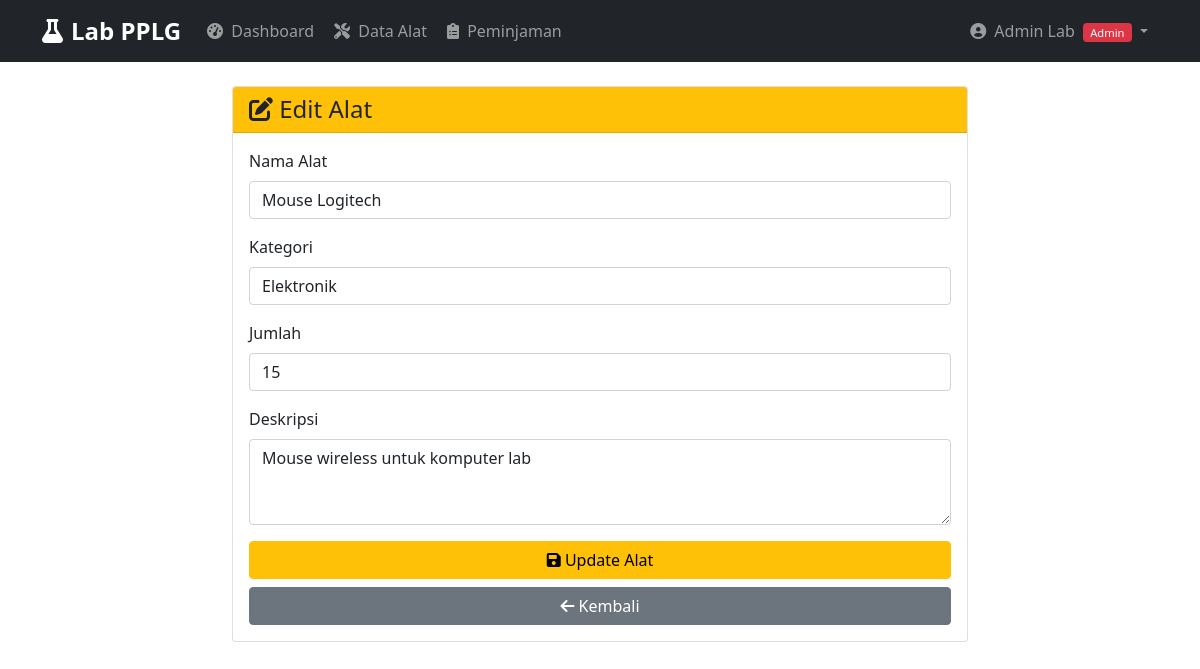
Page /index.php?page=alat&action=edit&id=2 (signed in) on the committed database.
### tables this page shows
CREATE TABLE `alat` (
  `id` int NOT NULL,
  `nama` varchar(100) NOT NULL,
  `kategori` varchar(50) NOT NULL,
  `jumlah` int NOT NULL,
  `deskripsi` text,
  `created_at` timestamp NULL DEFAULT CURRENT_TIMESTAMP
);

### model/AlatModel.php (called while the page is built, shortened)
<?php
require_once 'config/database.php';
class AlatModel {
    private $conn;
    private $table_name = "alat";
    public function __construct() {
        $database = new Database();
        $this->conn = $database->getConnection();
    }
    public function getAlatById($id) {
        $query = "SELECT * FROM " . $this->table_name . " WHERE id = :id";
        $stmt = $this->conn->prepare($query);
        $stmt->bindParam(':id', $id);
        $stmt->execute();
        return $stmt->fetch(PDO::FETCH_ASSOC);
    }
}
?>

### config/database.php (called while the page is built, shortened)
<?php
class Database {
    private $host = "localhost";
    private $db_name = "lab_pplg";
    private $username = "root";
    private $password = "";
    public function getConnection() {
        $this->conn = null;
        try {
            $this->conn = new PDO("mysql:host=" . $this->host . ";dbname=" . $this->db_name, $this->username, $this->password);
            $this->conn->exec("set names utf8");
        } catch(PDOException $exception) {
            echo "Connection error: " . $exception->getMessage();
        }
        return $this->conn;
    }
}
?>

### view/alat/edit.php (the view, shortened to what this page needs)
<!DOCTYPE html>
<html lang="id">
<head>
    <link href="https://cdn.jsdelivr.net/npm/bootstrap@5.1.3/dist/css/bootstrap.min.css" rel="stylesheet">
    <link rel="stylesheet" href="https://cdnjs.cloudflare.com/ajax/libs/font-awesome/6.0.0/css/all.min.css">
</head>
<body>
    <?php include __DIR__ . '/../partials/navbar.php'; ?>
    <div class="container mt-4">
        <div class="row justify-content-center">
            <div class="col-md-8">
                <div class="card">
                    <div class="card-header bg-warning text-dark">
                        <h4 class="mb-0"><i class="fas fa-edit"></i> Edit Alat</h4>
                    </div>
                    <div class="card-body">
                        <form method="POST">
                            <div class="mb-3">
                                <label for="nama" class="form-label">Nama Alat</label>
                                <input type="text" class="form-control" id="nama" name="nama"
                                       value="<?php echo htmlspecialchars($data['alat']['nama']); ?>" required>
                            </div>
                            <div class="mb-3">
                                <label for="kategori" class="form-label">Kategori</label>
                                <select class="form-control" id="kategori" name="kategori" required>
                                    <option value="Elektronik" <?php echo $data['alat']['kategori'] == 'Elektronik' ? 'selected' : ''; ?>>Elektronik</option>
                                </select>
                            </div>
                            <div class="mb-3">
                                <label for="jumlah" class="form-label">Jumlah</label>
                                <input type="number" class="form-control" id="jumlah" name="jumlah"
                                       value="<?php echo $data['alat']['jumlah']; ?>" min="0" required>
                            </div>
                            <div class="mb-3">
                                <label for="deskripsi" class="form-label">Deskripsi</label>
                                <textarea class="form-control" id="deskripsi" name="deskripsi" rows="3"><?php echo htmlspecialchars($data['alat']['deskripsi']); ?></textarea>
                            </div>
                            <div class="d-grid gap-2">
                                <button type="submit" class="btn btn-warning">
                                    <i class="fas fa-save"></i> Update Alat
                                </button>
                                <a href="index.php?page=alat" class="btn btn-secondary">
                                    <i class="fas fa-arrow-left"></i> Kembali
                                </a>
                            </div>
                        </form>
                    </div>
                </div>
            </div>
        </div>
    </div>
</body>
</html>

### rows in the picture
alat: nama "Mouse Logitech", kategori "Elektronik", jumlah "15", deskripsi "Mouse wireless untuk komputer lab"

### other values in the picture
$_SESSION['nama'] "Admin Lab"
$_SESSION['role'] "Admin"
